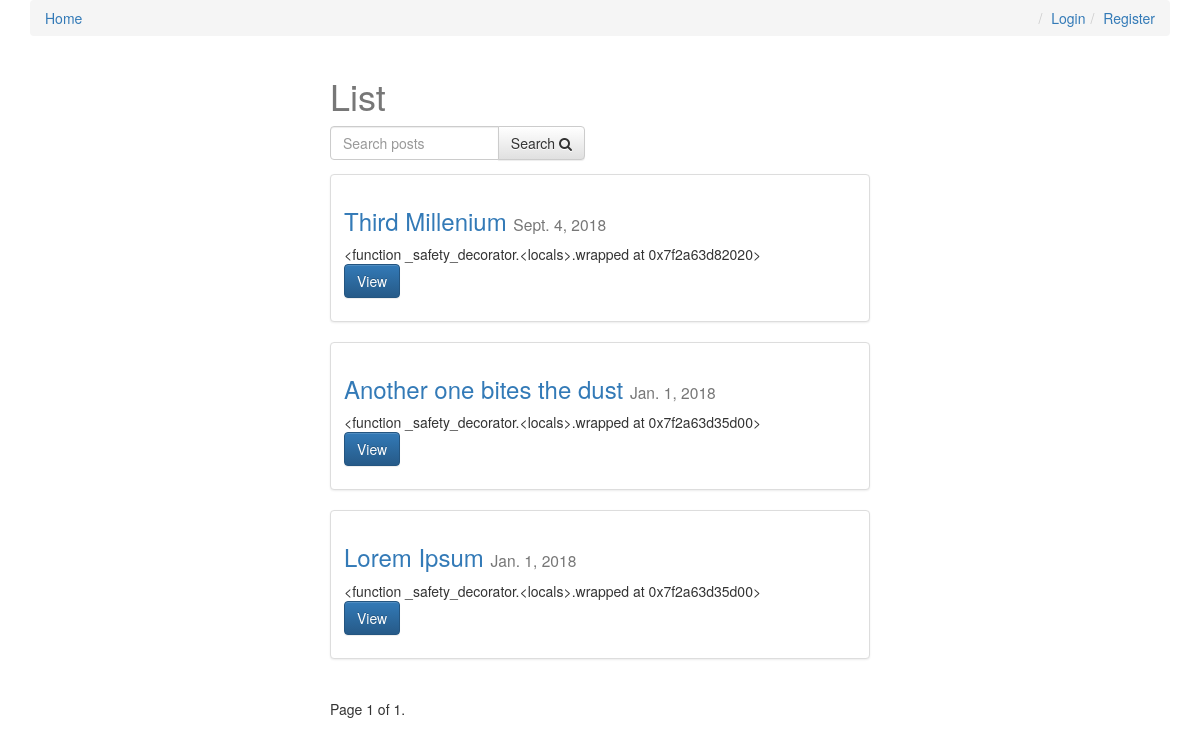
The page / on the database its author committed.
### posts/models.py (models this page shows, shortened)
class Post(models.Model):
    user = models.ForeignKey(settings.AUTH_USER_MODEL, default=1)
    title = models.CharField(max_length=120)
    slug = models.SlugField(unique=True)
    image = models.ImageField(upload_to=upload_location,
            null=True,
            blank=True,
            width_field="width_field",
            height_field="height_field")
    height_field = models.IntegerField(default=0)
    width_field = models.IntegerField(default=0)
    content = models.TextField()
    draft = models.BooleanField(default=False)
    publish = models.DateField(auto_now=False, auto_now_add=False)
    read_time =  models.IntegerField(default=0) # models.TimeField(null=True, blank=True) #assume minutes
    updated = models.DateTimeField(auto_now=True, auto_now_add=False)
    timestamp = models.DateTimeField(auto_now=False, auto_now_add=True)
    objects = PostManager()
    def get_absolute_url(self):
        return reverse("posts:detail", kwargs={"slug": self.slug})
    class Meta:
        ordering = ["-timestamp", "-updated"]
    def get_markdown(self):
        content = self.content
        markdown_text = markdown(content)
        return mark_safe(markdown_text)

### posts/views.py (the view, shortened to what this page needs)
# urls.py: url(r'^$', post_list, name='list'),
def post_list(request):
	today = timezone.now().date()
	queryset_list = Post.objects.active() #.order_by("-timestamp")
	if request.user.is_staff or request.user.is_superuser:
		queryset_list = Post.objects.all()
	query = request.GET.get("q")
	paginator = Paginator(queryset_list, 8) # Show 25 contacts per page
	page_request_var = "page"
	page = request.GET.get(page_request_var)
	try:
		queryset = paginator.page(page)
	except PageNotAnInteger:
		queryset = paginator.page(1)
	except EmptyPage:
		queryset = paginator.page(paginator.num_pages)
	context = {
		"object_list": queryset,
		"title": "List",
		"page_request_var": page_request_var,
		"today": today,
	}
	return render(request, "post_list.html", context)

### posts/models.py (called while the page is built)
    def active(self, *args, **kwargs):
        return super(PostManager, self).filter(draft=False).filter(publish__lte=timezone.now())

### templates/post_list.html (shortened to what this page needs)
{% extends "base.html" %}
{% block content %}
<div class='col-sm-6 col-sm-offset-3'>
    <h1>{{ title }}</h1>
<form method='GET' action='' class='row'>
        <div class='col-sm-6'>
            <div class='input-group'>
                <input class='form-control' type='text' name='q' placeholder='Search posts' value='{{ request.GET.q }}'/>
                <span class='input-group-btn'>
                    <button class='btn btn-default' type='submit'>Search <i class="fa fa-search"></i></button>
                </span>
            </div>
        </div>
</form>
{% for obj in object_list %}
<div class="row">
  <div class="col-sm-12">
    <div class="thumbnail">
      <div class="caption post-detail-item">
        <h3><a href='{{ obj.get_absolute_url }}'>{{ obj.title }}</a> <small>{{ obj.publish }}</small></h3>
        {{ obj.get_markdown|truncatechars_html:120 }}
        <p><a href="{{ obj.get_absolute_url }}" class="btn btn-primary" role="button">View</a></p>
      </div>
    </div>
  </div>
</div>
{% endfor %}
<div class="pagination">
    <span class="step-links">
        <span class="current">
            Page {{ object_list.number }} of {{ object_list.paginator.num_pages }}.
        </span>
    </span>
</div>
</div>
{% endblock content %}

### static/css/base.css (style rules this page uses)
h1 { color: #777777; }

### rows shown on the page
Post: title "Third Millenium", publish "Sept. 4, 2018", get_markdown "<function _safety_decorator.<locals>.wrapped at 0x7f2a63d82020>"
Post: title "Another one bites the dust", publish "Jan. 1, 2018", get_markdown "<function _safety_decorator.<locals>.wrapped at 0x7f2a63d35d00>"
Post: title "Lorem Ipsum", publish "Jan. 1, 2018", get_markdown "<function _safety_decorator.<locals>.wrapped at 0x7f2a63d35d00>"

### other values the page prints
{{ title }} "List"
{{ object_list.number }} "1"
{{ object_list.paginator.num_pages }} "1"
